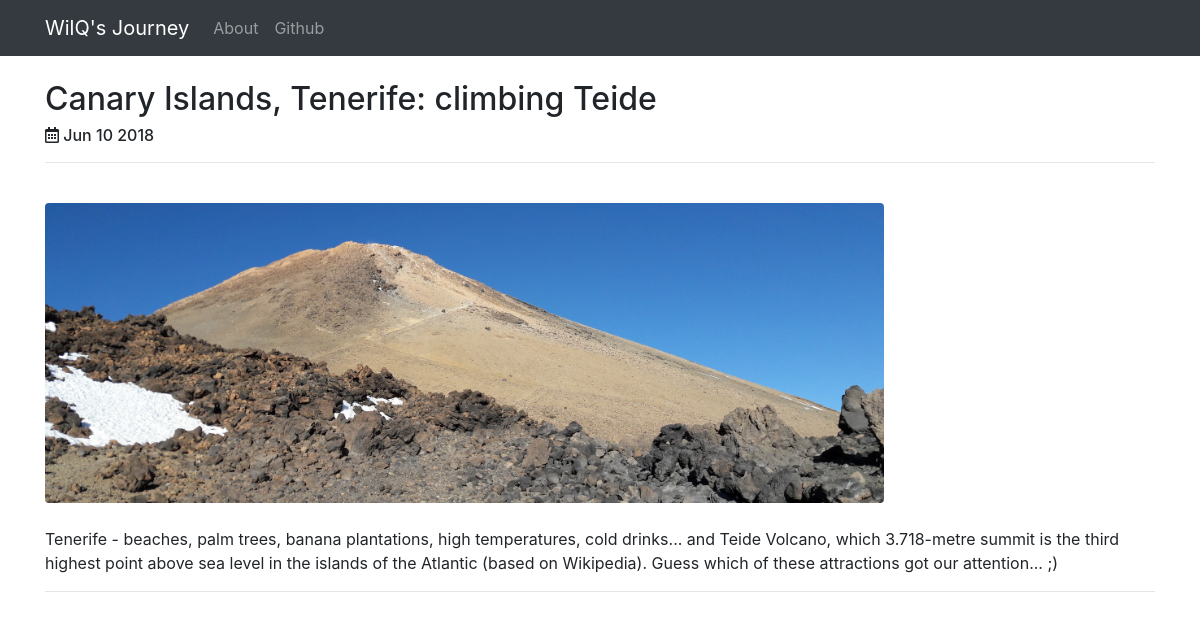
/posts/3/, run on the app's committed database.
### posts/models.py (models this page shows, shortened)
class Post(models.Model):
    title = models.CharField(max_length=255)
    publish_date = models.DateTimeField()
    image = models.ImageField(upload_to='media/')
    body = models.TextField()
    def format_publish_date(self):
        return self.publish_date.strftime('%b %e %Y')

### posts/views.py (the view)
# urls.py: url(r'^posts/(?P<post_id>[0-9]+)/$', posts.views.post_details, name="post_detail"),
def post_details(request, post_id):
    post = get_object_or_404(Post, pk=post_id)
    return render(request, 'posts/post_details.html', {'post': post})

### posts/templates/posts/post_details.html (shortened to what this page needs)
<!doctype html>
<html lang="en">
  <head>
    <link rel="stylesheet" href="https://stackpath.bootstrapcdn.com/bootstrap/4.1.1/css/bootstrap.min.css">
    <link rel="stylesheet" href="https://use.fontawesome.com/releases/v5.0.13/css/all.css">
  </head>
  <body>
    <nav class="navbar navbar-expand-lg navbar-dark bg-dark">
      <div class="container">
        <a class="navbar-brand" href="{% url 'home' %}">WilQ's Journey</a>
        <div class="collapse navbar-collapse" id="navbarNav">
          <ul class="navbar-nav">
            <li class="nav-item">
              <a class="nav-link" href="{% url 'about' %}">About</a>
            </li>
            <li class="nav-item">
              <a class="nav-link" href="https://github.com/JoannaWilk">Github</a>
            </li>
          </ul>
        </div>
      </div>
    </nav>
    <div class="container">
      <br />
      <h2 class="text-left">{{ post.title }}</h2>
      <h6>
        <i class="far fa-calendar-alt"></i>
        {{ post.format_publish_date }}
      </h6>
      <hr />
      <br />
      <img src="{{ post.image.url }}" class="img-fluid rounded" style="max-height:300px">
      <br />
      <br />
      {{ post.body }}
      <hr />
    </div>
  </body>
</html>

### data on the page
Post: title "Canary Islands, Tenerife: climbing Teide", format_publish_date "Jun 10 2018", image (picture), body "Tenerife - beaches, palm trees, banana plantations, high temperatures, cold drinks... and Teide Volcano, which 3.718-metre summit is the third highest point above sea level in the islands of the Atlantic (based on Wikipedia). Guess which of these attractions got our attention... ;)"
